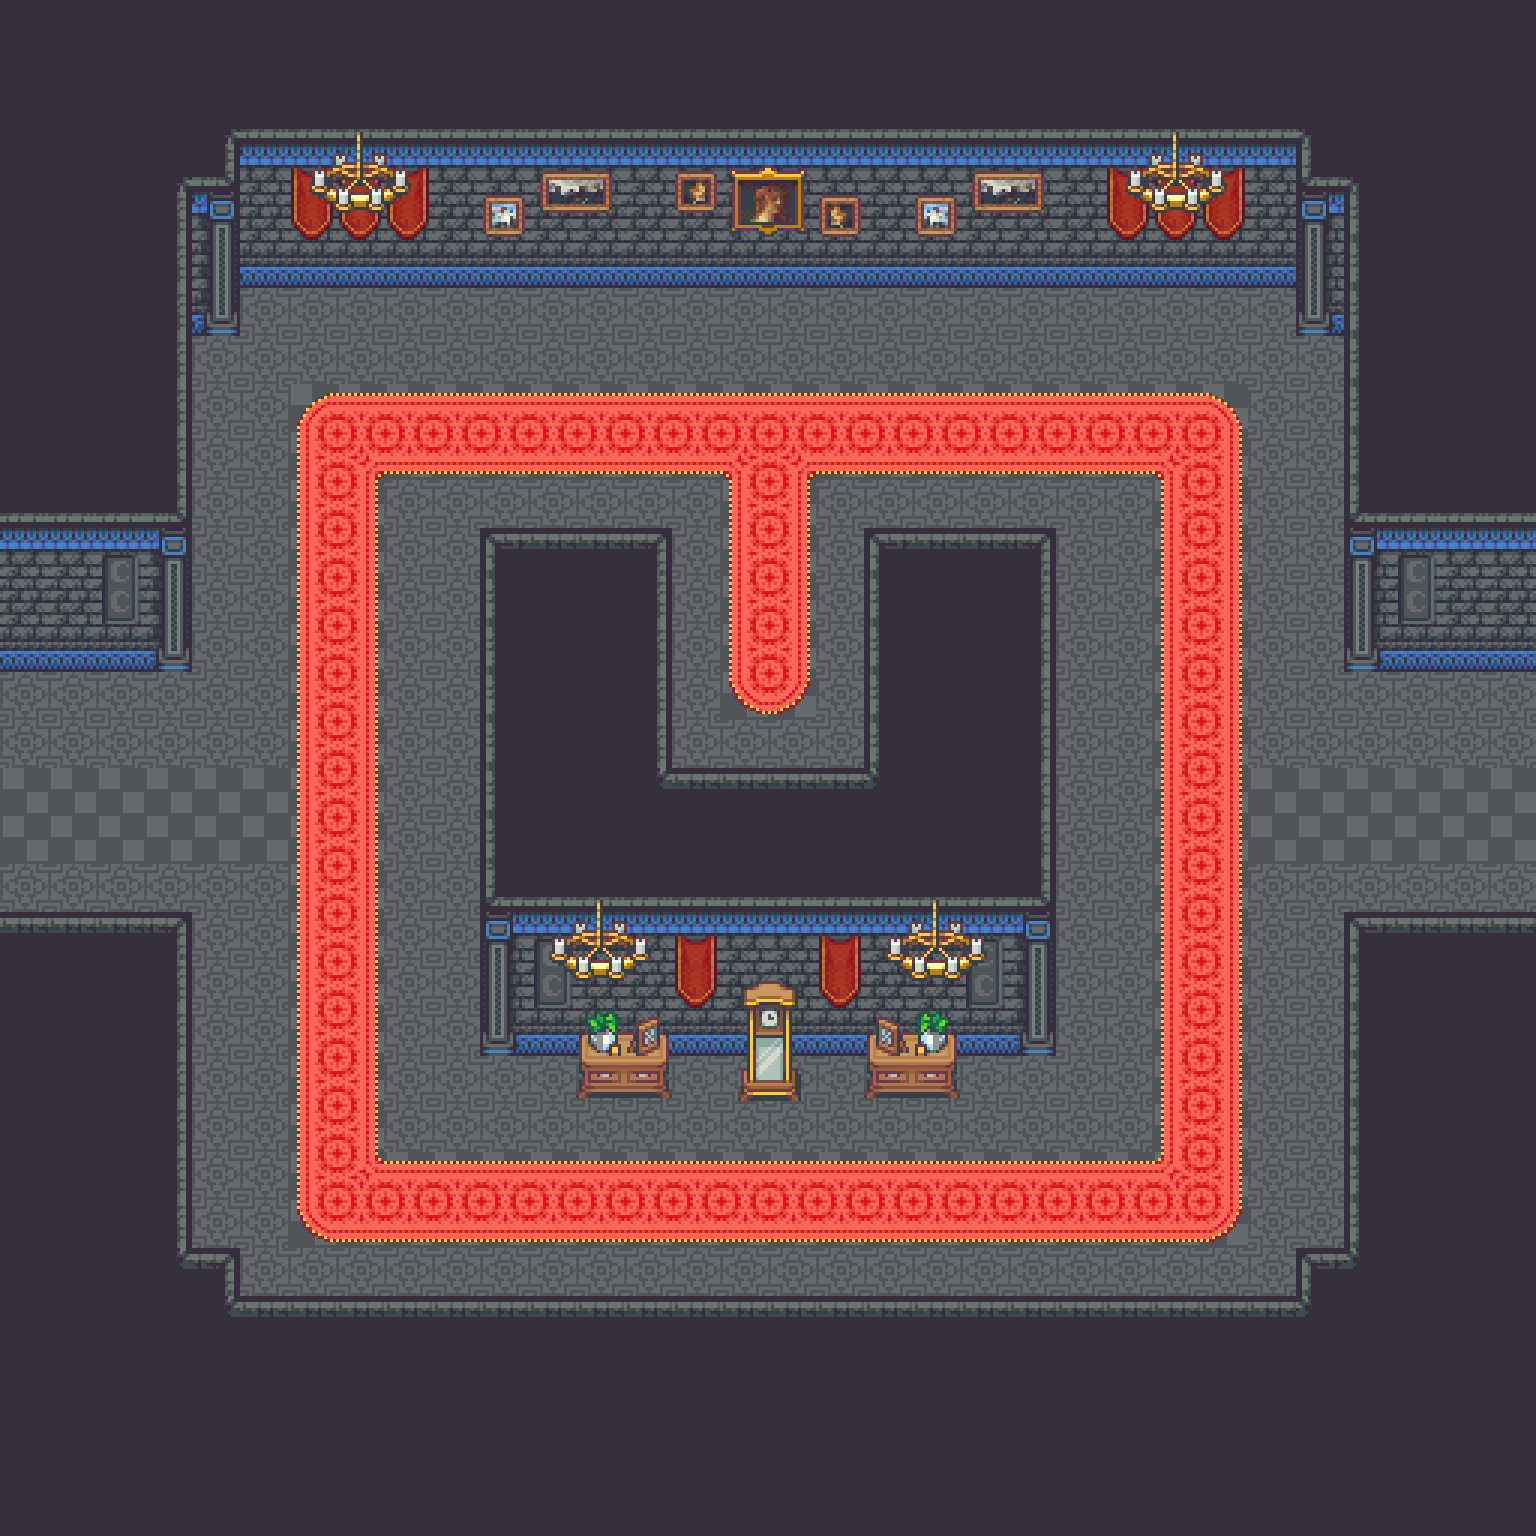

Tiled map render using the project's own tile images. Description and the map definition, with tile-layer contents summarised, below:
An orthogonal 32x32 tile map with 48x48 px tiles, 4 tile layers (Ground, Flooring, Furnishing, Ceiling), 4 tilesets and 2 objects.

<map version="1.5" tiledversion="1.7.2" orientation="orthogonal" renderorder="right-down" width="32" height="32" tilewidth="48" tileheight="48" infinite="0" nextlayerid="7" nextobjectid="5">
 <tileset firstgid="1" source="Castle.tsx" />
 <tileset firstgid="1480" source="CastleInterior.tsx" />
 <tileset firstgid="3160" source="CastleObjects.tsx" />
 <tileset firstgid="3416" source="CastleObjects2.tsx" />
 <layer id="2" name="Ground" width="32" height="32">
  <data>[1024 cells, 1024 non-empty, 2 distinct tile ids]</data>
 </layer>
 <layer id="4" name="Flooring" width="32" height="32">
  <data>[1024 cells, 146 non-empty, 12 distinct tile ids]</data>
 </layer>
 <layer id="1" name="Furnishing" width="32" height="32">
  <data>[1024 cells, 602 non-empty, 32 distinct tile ids]</data>
 </layer>
 <layer id="5" name="Ceiling" width="32" height="32">
  <data>[1024 cells, 61 non-empty, 27 distinct tile ids]</data>
 </layer>
 <objectgroup id="3" name="Props">
  <object id="2" gid="235" x="744" y="768" width="48" height="48">
   <properties>
    <property name="I" value="[ChestSpawn]" />
   </properties>
  </object>
  <object id="4" gid="235" x="744" y="1296" width="48" height="48">
   <properties>
    <property name="S" value="" />
   </properties>
  </object>
 </objectgroup>
</map>
